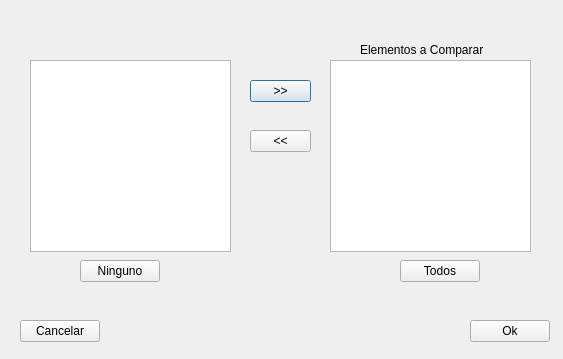
<?xml version="1.0" encoding="UTF-8"?>
<ui version="4.0">
 <class>Dialog</class>
 <widget class="QDialog" name="Dialog">
  <property name="geometry">
   <rect>
    <x>0</x>
    <y>0</y>
    <width>563</width>
    <height>359</height>
   </rect>
  </property>
  <property name="windowTitle">
   <string>Dialog</string>
  </property>
  <widget class="QListWidget" name="listWidget">
   <property name="geometry">
    <rect>
     <x>30</x>
     <y>60</y>
     <width>201</width>
     <height>192</height>
    </rect>
   </property>
  </widget>
  <widget class="QListWidget" name="listWidget_2">
   <property name="geometry">
    <rect>
     <x>330</x>
     <y>60</y>
     <width>201</width>
     <height>192</height>
    </rect>
   </property>
  </widget>
  <widget class="QPushButton" name="pushButton">
   <property name="geometry">
    <rect>
     <x>250</x>
     <y>80</y>
     <width>61</width>
     <height>22</height>
    </rect>
   </property>
   <property name="text">
    <string>&gt;&gt;</string>
   </property>
  </widget>
  <widget class="QPushButton" name="pushButton_2">
   <property name="geometry">
    <rect>
     <x>250</x>
     <y>130</y>
     <width>61</width>
     <height>22</height>
    </rect>
   </property>
   <property name="text">
    <string>&lt;&lt;</string>
   </property>
  </widget>
  <widget class="QPushButton" name="pushButton_3">
   <property name="geometry">
    <rect>
     <x>80</x>
     <y>260</y>
     <width>80</width>
     <height>22</height>
    </rect>
   </property>
   <property name="text">
    <string>Ninguno</string>
   </property>
  </widget>
  <widget class="QPushButton" name="pushButton_4">
   <property name="geometry">
    <rect>
     <x>400</x>
     <y>260</y>
     <width>80</width>
     <height>22</height>
    </rect>
   </property>
   <property name="text">
    <string>Todos</string>
   </property>
  </widget>
  <widget class="QLabel" name="label">
   <property name="geometry">
    <rect>
     <x>360</x>
     <y>40</y>
     <width>141</width>
     <height>20</height>
    </rect>
   </property>
   <property name="text">
    <string>Elementos a Comparar</string>
   </property>
  </widget>
  <widget class="QPushButton" name="pushButton_5">
   <property name="geometry">
    <rect>
     <x>470</x>
     <y>320</y>
     <width>80</width>
     <height>22</height>
    </rect>
   </property>
   <property name="text">
    <string>Ok</string>
   </property>
  </widget>
  <widget class="QPushButton" name="pushButton_6">
   <property name="geometry">
    <rect>
     <x>20</x>
     <y>320</y>
     <width>80</width>
     <height>22</height>
    </rect>
   </property>
   <property name="text">
    <string>Cancelar</string>
   </property>
  </widget>
 </widget>
 <resources/>
 <connections/>
</ui>
